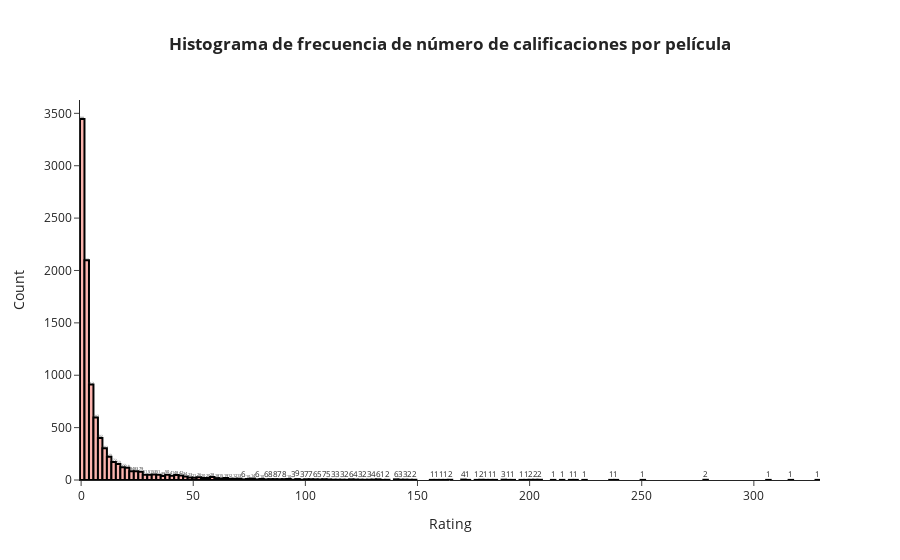

Here is the notebook cell this chart was saved with:
### Code cell
# crear gráfica
fig = px.histogram(rating_movie, x = rating_movie.cnt_rat, 
             title= '<b>Histograma de frecuencia de número de calificaciones por película<b>', text_auto=True,
             color_discrete_sequence=px.colors.qualitative.Pastel1)

# agregar detalles a la gráfica
fig.update_layout(
    xaxis_title = 'Rating',
    yaxis_title = 'Count',
    template = 'simple_white',
    title_x = 0.5)

fig.update_traces(marker_line_color='#000000',
                  marker_line_width=2)

fig.show()

### Figure 1 — Plotly figure (JSON) as saved in the notebook; plotly's stock layout.template omitted (floating-point values rounded to 4 significant figures; data arrays with more than 128 entries replaced by an {"elided": "..."} marker saying what was removed)
{"data": [{"alignmentgroup": "True", "bingroup": "x", "hovertemplate": "cnt_rat=%{x}<br>count=%{y}<extra></extra>", "legendgroup": "", "marker": {"color": "rgb(251,180,174)", "line": {"color": "#000000", "width": 2}, "pattern": {"shape": ""}}, "name": "", "offsetgroup": "", "orientation": "v", "showlegend": false, "texttemplate": "%{value}", "type": "histogram", "x": {"elided": "9724 int values"}, "xaxis": "x", "yaxis": "y"}], "layout": {"barmode": "relative", "legend": {"tracegroupgap": 0}, "title": {"text": "<b>Histograma de frecuencia de número de calificaciones por película<b>", "x": 0.5}, "xaxis": {"anchor": "y", "domain": [0, 1], "title": {"text": "Rating"}}, "yaxis": {"anchor": "x", "domain": [0, 1], "title": {"text": "Count"}}}}
